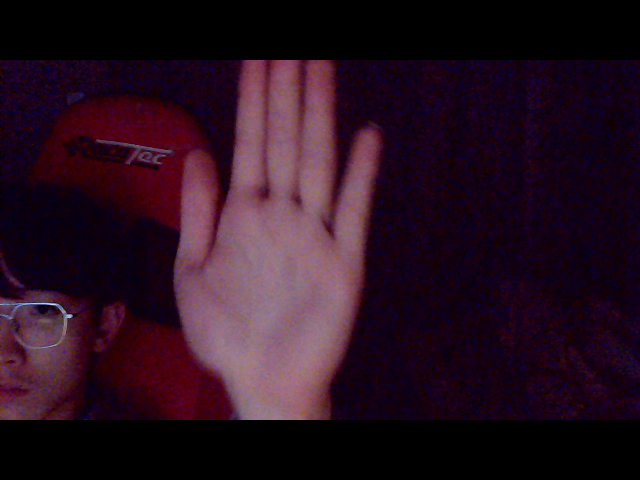
#> input picture opticalfb.png, 640 x 480 px, given in place of the camera
$ jupyter execute playground.ipynb   (older library calls are emulated)
#> lines starting #> are read from the running program, lines starting #| are printed output that depends on the picture
[cell 1]
import cv2 as cv
import numpy as np
import dronekit

[cell 2]
def draw_flow(img, flow, step=16):
    h, w = img.shape[:2]
    y, x = np.mgrid[step / 2:h:step, step / 2:w:step].reshape(2, -1).astype(int)

    fx, fy = flow[y, x].T

    lines = np.vstack([x, y, x + fx, y + fy]).T.reshape(-1, 2, 2)
    lines = np.int32(lines + 0.5)
    vis = cv.cvtColor(img, cv.COLOR_GRAY2BGR)
    for (x1, y1), (x2, y2) in lines:
        if ((x1 - x2) * (x1 - x2) + (y1 - y2) * (y1 - y2)) ** 0.5 > 7:
            # cv.circle(vis, (x1, y1), 15, (0, 0, 255), -1)
            cv.circle(vis, (x2, y2), 15, (0, 0, 255), -1)

    # cv.polylines(vis, lines, 0, (0, 255, 0))

    return vis

[cell 3]
cap = cv.VideoCapture(0)
# cap1 = cv.VideoCapture(1)
# cap2 = cv.VideoCapture(2)
feature_params = dict(maxCorners=100,
                      qualityLevel=0.5,
                      minDistance=7,
                      blockSize=7)

lk_params = dict(winSize=(15, 15),
                 maxLevel=2,
                 criteria=(cv.TERM_CRITERIA_EPS | cv.TERM_CRITERIA_COUNT, 10, 0.03))

ret, old_frame = cap.read()
#> old_frame is the input picture: shape (480, 640, 3); mean B, G, R 31.5, 16.9, 40.3
# ret1, frame1 = cap1.read()
# ret2, frame2 = cap2.read()
# old_frame = np.concatenate((frame1, frame2), axis=1)
old_gray = cv.cvtColor(old_frame, cv.COLOR_BGR2GRAY)
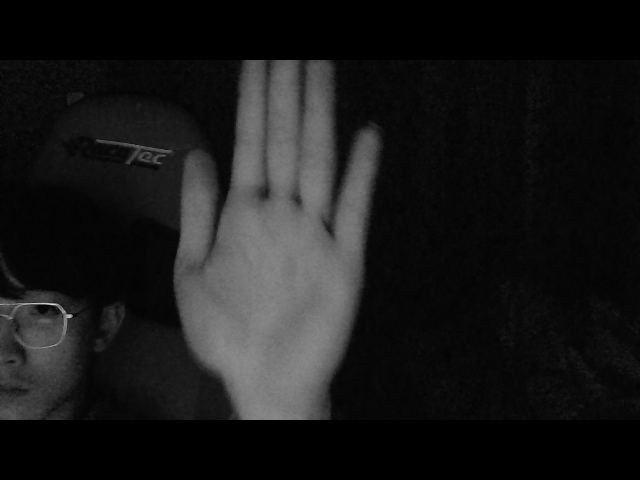
#> old_gray: shape (480, 640); min 0, max 218, mean 25.6
p0 = cv.goodFeaturesToTrack(old_gray, mask=None, **feature_params)
#> p0 = [[70, 317]]
fourcc = cv.VideoWriter_fourcc(*'DIVX')
out = cv.VideoWriter('output.avi', fourcc, 20.0, (640, 480))

[cell 4]
while True:
    ret, frame = cap.read()
    # ret1, frame1 = cap1.read()
    # ret2, frame2 = cap2.read()
    # frame = np.concatenate((frame1, frame2), axis=1)
    if frame is None:
        break

    frame_gray = cv.cvtColor(frame, cv.COLOR_BGR2GRAY)

    # p1, st, err = cv.calcOpticalFlowPyrLK(old_gray, frame_gray, p0, None, **lk_params)
    # good_new = p1[st == 1]
    # good_old = p0[st == 1]

    flow = cv.calcOpticalFlowFarneback(old_gray, frame_gray, None, 0.5, 5, 15, 3, 5, 1.2, 0)

    # for i, (new, old) in enumerate(zip(good_,new, good_old)):
    #     #     a, b = new.ravel()
    #     #     c, d = old.ravel()
    #     #     cv.circle(frame_gray, (0, 0), 10, [255, 0, 0], -1)
    #     #     if (abs(a-c)*abs(c-d)) > 1000:
    #     #         cv.rectangle(frame_gray, (a, b), (c, d), [0, 255, 0], 3)
    #     #     cv.circle(frame_gray, (a, b) 5, [255, 0, 0], -1)
    # change the quality Level to remove noise
    # cv.imshow("OpticalFlow", frame_gray)

    new_frame = draw_flow(frame_gray, flow)
#> in draw_flow, `fx, fy = flow[y, x].T`: fx = 1200 values, max 6.57e-05 at index 879, min -0.000731 at index 159, mean -1.05e-06; fy = 1200 values, max 0.000196 at index 919, min -7.16e-05 at index 879, mean 1.62e-07
#> the loop in draw_flow, `for (x1, y1), (x2, y2) in lines:` made 1200 passes
#> (x1, y1, x2, y2) on passes 1 to 3: (8, 8, 8, 8), (24, 8, 24, 8), (40, 8, 40, 8)
    frame_HSV = cv.cvtColor(new_frame, cv.COLOR_BGR2HSV)
#> frame_HSV: shape (480, 640, 3); mean H, S, V 0, 0, 25.6
    frame_threshold = cv.inRange(frame_HSV, (0, 58, 140), (57, 255, 255))
#> frame_threshold: shape (480, 640); every value is 0
    ret, thresh = cv.threshold(frame_threshold, 50, 255, cv.THRESH_BINARY)
    _, contours, hierarchy = cv.findContours(thresh, cv.RETR_TREE, cv.CHAIN_APPROX_SIMPLE)
#> contours = []
    for i in range(len(contours)):
        area = cv.contourArea(contours[i])
        if area > 11000:
            # contours[0] = contours[i]
            x, y, w, h = cv.boundingRect(contours[i])
            cv.rectangle(new_frame, (x, y), (x + w, y + h), (255, 0, 0), 2)

            center_x = x + w / 2
            center_y = y + h / 2
            if (center_x < 160):
                if (x + w <= 160):
                    print("go straight")
                else:
                    print("turn left")
            elif (center_x > 160) and (center_x <= 320):
                print("turn left")
            elif (center_x > 320) and (center_x < 480):
                print("turn right")
            elif (center_x >= 480):
                if (x < 480):
                    print("turn right")
                else:
                    print("go straight")
#> this loop made 0 passes
    # save = cv.cvtColor(new_frame, cv.COLOR_GRAY2BGR)
    save = cv.resize(new_frame, (640, 480), fx=0, fy=0, interpolation=cv.INTER_CUBIC)
    out.write(save)
    cv.imshow("OpticalFlow", new_frame)
    cv.imshow("Original", frame_gray)
    old_gray = frame_gray.copy()
    # p0 = good_new.reshape(-1, 1, 2)

    key = cv.waitKey(30)
#> (key q is pressed here)
    if key == ord('q'):
        out.release()
        break


$ run again, on opticalhsv.png
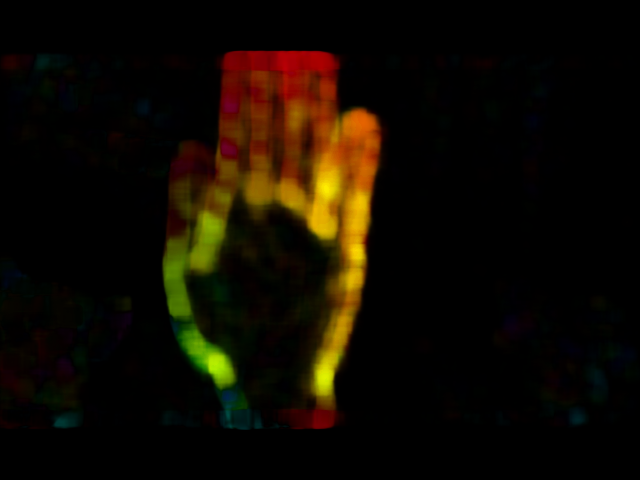
#> input picture opticalhsv.png, 640 x 480 px, given in place of the camera
#> old_frame is the input picture: shape (480, 640, 3); mean B, G, R 0.6, 10.3, 16.6
#> `old_gray = cv.cvtColor(old_frame, cv.COLOR_BGR2GRAY)`:
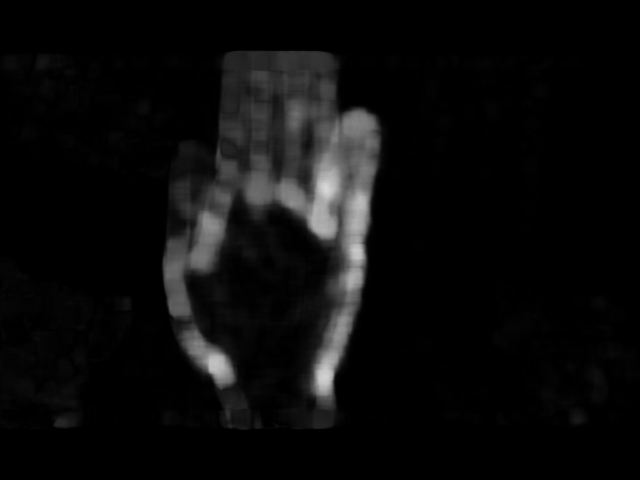
#> old_gray: shape (480, 640); min 0, max 215, mean 11.1
#> p0 = [[210, 370], [361, 241], [359, 266], [220, 386], [350, 287], [362, 256], [340, 115], [329, 393], [206, 214]]
#> fx = 1200 values, max 2.76e-06 at index 1076, min -4.08e-06 at index 959, mean 1.19e-09; fy = 1200 values, max 1.91e-06 at index 1043, min -7.77e-07 at index 1076, mean 3.33e-09
#> the loop in draw_flow, `for (x1, y1), (x2, y2) in lines:` made 1200 passes
#> (x1, y1, x2, y2) on passes 1 to 3: (8, 8, 8, 8), (24, 8, 24, 8), (40, 8, 40, 8)
#> frame_HSV: shape (480, 640, 3); mean H, S, V 0, 0, 11.1
#> frame_threshold: shape (480, 640); every value is 0
#> contours = []
